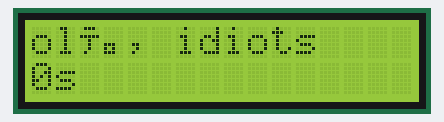
The sketch below on a simulated Arduino Uno, built with avr-gcc and run on an emulated ATmega328P. On the bench: 16×2 character LCD.

Above: at 0.1 s.
At 4.1 s:
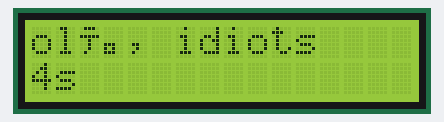
At 9.1 s:
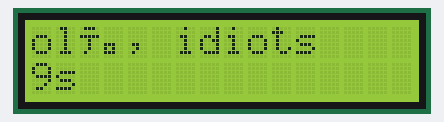
At 19.1 s:
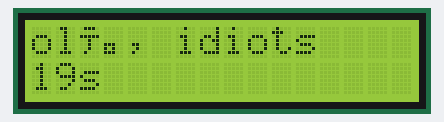
At 29.1 s:
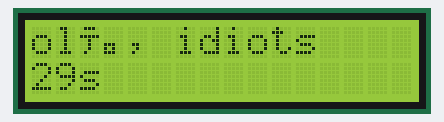
At 39.1 s:
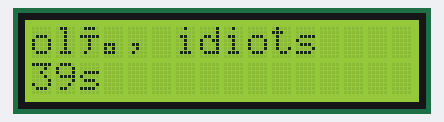

The sketch:

LCD_teste1.ino
```cpp
#include <LiquidCrystal.h> // inclui a biblioteca para uso do Display LCD
// inicializa um objeto nos pinos para acesso as funções do LCD
const int RS = 12, EN = 11, D4 = 10, D5 = 9, D6 = 8, D7 = 7;
LiquidCrystal lcd(RS, EN, D4, D5, D6, D7);

void setup(){
  // Configura o LCD com os número de colunas e linhas
  lcd.begin(16, 2); // 16 colunas e 2 linhas

  // Limpa o LCD
  lcd.clear();

  // posiciona o cursor do LCD
  lcd.setCursor(0, 0); // (coluna 0, linha 0)
  lcd.print("olá, idiots"); // Imprime mensagem
}

void loop(){
  // Calcula o tempo decorrido em segundos desde que o Arduino foi iniciado
  unsigned long tempo_decorrido = millis() / 1000; // ms -> s

  // Imprime no LCD
  lcd.setCursor(0, 1); // (coluna 0, linha 1)
  lcd.print(tempo_decorrido);
  lcd.print("s");
}
```

Measured:
- what the display in image 1 shows lasts 1.0 s, from 4.0 s to 5.0 s
